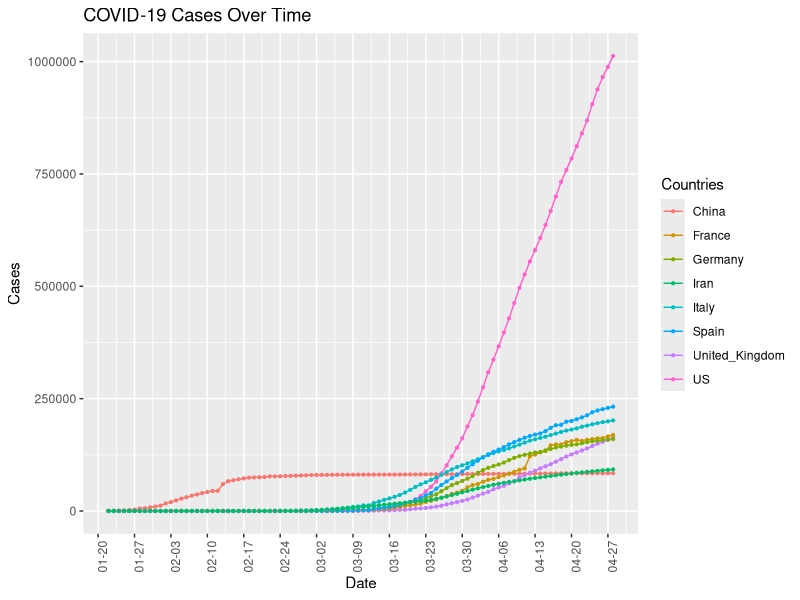

This chart was generated by the following R code: (Note: this script raises an error after producing the figure.)
# read data into script
# key-countries-pivoted dataset
KeyCountriesData <- read.csv("key-countries-pivoted.csv", stringsAsFactors = F)
#required libraries
library(ggplot2)
library(tidyr)
library(scales)
library(dplyr)

#convert key countries data frme to long form
longformcases <- with(KeyCountriesData,
                data.frame(value = c(China, US, United_Kingdom, Italy, France, Germany, Spain, Iran),
                           variable = factor(rep(c("China", "US", "United_Kingdom", "Italy", "France", "Germany", "Spain", "Iran"),
                                                 each = NROW(KeyCountriesData))),
                           Date = Date))
# format date as date for plotting
longformcases$Date <-as.Date(longformcases$Date)
# plot total cases
pdf("Total_Cases.pdf")
Total_Cases <- ggplot(longformcases, aes(Date, value, colour = variable, group=variable))+
  geom_line()+
  geom_point(size=0.75)+
  labs(x= "Date", title= "COVID-19 Cases Over Time", y="Cases", colour= "Countries")+
  theme (axis.text.x= element_text(angle=90))+
  scale_x_date(date_breaks = "weeks", date_labels = "%m-%d")
print(Total_Cases)
dev.off()


# make data frame of national cases per capita
# data frame of national populations in millions
CountryPopulation <- data.frame(1392.73000,326.68750, 66.46034, 60.42176, 66.97711, 82.90578, cy46.79654, 81.80027) 
colnames(CountryPopulation) <- c("China", "US", "United_Kingdom", "Italy", "France", "Germany", "Spain", "Iran")
rownames(CountryPopulation) <- ("population(millions)")
# normalize cases per country by population
KeyCountriesNoDate <- as.matrix(KeyCountriesData[,2:9]) #convert to matrix for sweep function
CountryPopulationMat <- as.matrix(CountryPopulation)
DataPerCapitaNoDate <- as.data.frame (sweep (KeyCountriesNoDate, 2, CountryPopulationMat, '/')) #use sweep to divide each value by national population
# attach date
Date <- KeyCountriesData$Date
KeyCountriesPerCapita <- cbind(Date, DataPerCapitaNoDate)
#convert per capita data to long form
longFormPerCap <- with(KeyCountriesPerCapita,
                data.frame(value = c(China, US, United_Kingdom, Italy, France, Germany, Spain, Iran),
                           variable = factor(rep(c("China", "US", "United_Kingdom", "Italy", "France", "Germany", "Spain", "Iran"),
                                                 each = NROW(KeyCountriesPerCapita))),
                           Date = Date))
# format date as date for plotting
longFormPerCap$Date <-as.Date(longFormPerCap$Date)
# plot cases per capita over time
pdf("Cases_Per_Cap.pdf")
Cases_Per_Cap <- ggplot(longFormPerCap, aes(Date, value, colour = variable, group=variable))+
  geom_line()+
  geom_point(size=0.75)+
  labs(x= "Date", title= "COVID-19 Cases Per Capita", y="Cases Per Million People", colour= "Countries")+
  theme (axis.text.x= element_text(angle=90))+
  scale_x_date(date_breaks = "weeks", date_labels = "%m-%d")
print(Cases_Per_Cap)
dev.off()

# delete longFormPerCapita rows with zeros
LongFormNoZed <- subset(longFormPerCap, value!=0, select= c(value, variable))
LongFormNoZed <- LongFormNoZed[order(LongFormNoZed$variable),] #alphabetize by country name for applying count
lengthcount <- summarise(group_by(LongFormNoZed, variable),length(variable)) #count number of nonzero values for each country
# pre-allocate count vector
DayNum <- rep(0, nrow(LongFormNoZed))
# write count sequences
for (ii in 1:nrow(lengthcount)) {
  if(DayNum[ii]!=0) {
    DayNum <- append(DayNum, (seq(1:lengthcount$`length(variable)`[ii])))
  } else {
    DayNum <- seq(1:lengthcount$`length(variable)`[ii])
  }
}
# bind count to non-zero dataframe
LongFormNoZed <- cbind(DayNum, LongFormNoZed)
# plot normalized per cap data
pdf("Norm_Cases_Per_Cap.pdf")
Norm_Cases_Per_Cap <- ggplot(LongFormNoZed, aes(DayNum, value, colour = variable, group=variable))+
  geom_line()+
  geom_point(size=0.75)+
  labs(x= "Days Since First Case", title= "Normalized Cases Per Capita", y="Cases Per Million People", colour= "Countries")
print(Norm_Cases_Per_Cap)
dev.off()
 
